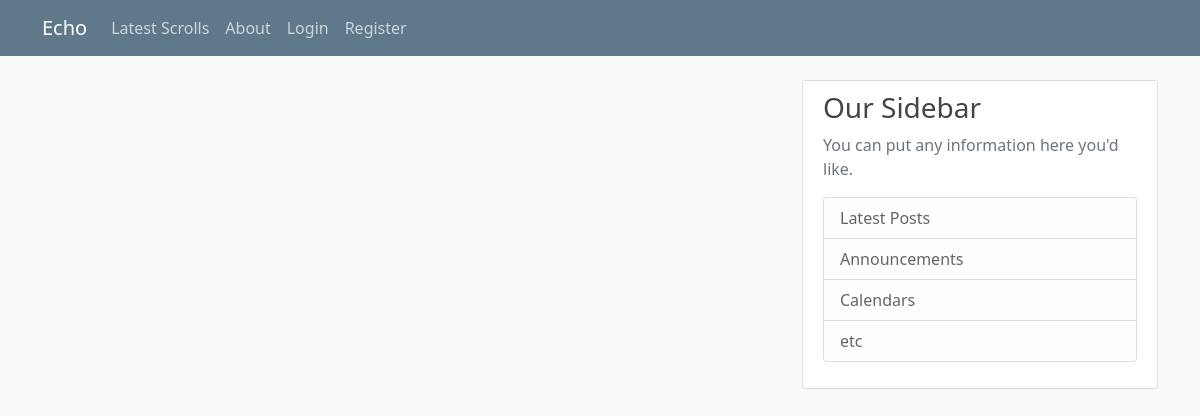
Page /home on the earlier database version.
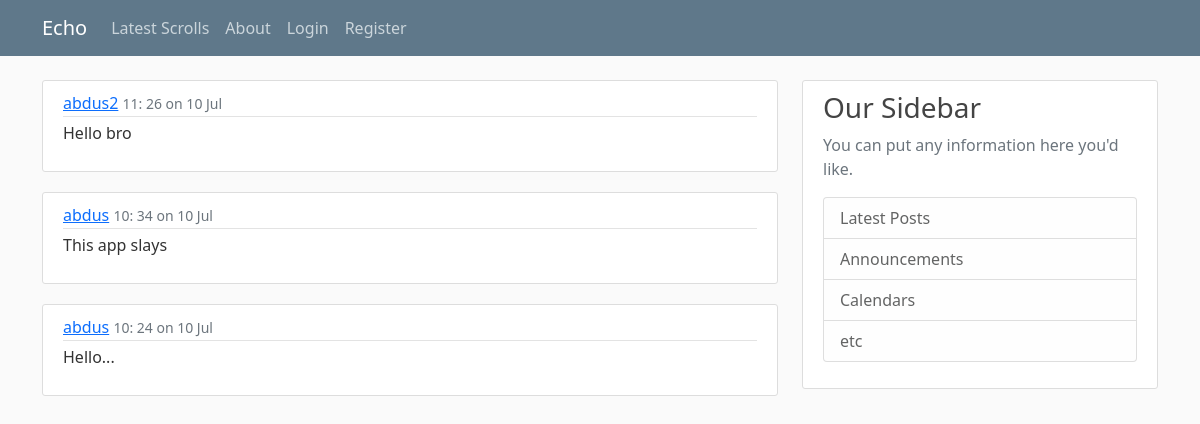
Same page on the later database version.
### echoapp/models.py (models this page shows, shortened)
class Post(db.Model):
    id = db.Column(db.Integer, primary_key=True)
    content = db.Column(db.Text, nullable=False)
    date_posted = db.Column(db.DateTime, nullable=False, default=datetime.utcnow)
    user_id = db.Column(db.Integer, db.ForeignKey('user.id'), nullable=False)

class User(db.Model, UserMixin):
    id = db.Column(db.Integer, primary_key=True)
    username = db.Column(db.String(20), unique=True, nullable=False)
    image_file = db.Column(db.String(20), nullable=False, default='default.jpg')
    password = db.Column(db.String(60), nullable=False)
    posts = db.relationship('Post', backref='author', lazy=True)

### echoapp/routes.py (the view)
@app.route('/')
@app.route('/home')
def home():
    posts = Post.query.order_by(desc(Post.date_posted)).all()
    return render_template('index.html', posts=posts, title="Scroll Latest")

### echoapp/templates/index.html
{% extends "layout.html" %}
{% block content %}
    {% for post in posts: %}
            <article class="media content-section">
                    <div class="media-body">
                    <div class="article-metadata">
                        <a class="mr-2" href="#">{{ post.author.username }}</a>
                        <small class="text-muted">{{ post.date_posted.strftime('%H: %M on %d %b') }}</small>
                    </div>
                    </div>
                    <p class="article-content">{{ post.content }}</p>
            </article>
    {% endfor %}
{% endblock content %}

### echoapp/templates/layout.html (shortened to what this page needs)
<!DOCTYPE html>
<html lang="en">
<head>
    <link href="https://cdn.jsdelivr.net/npm/bootstrap@5.0.2/dist/css/bootstrap.min.css" rel="stylesheet">
    <link rel="stylesheet" href="{{ url_for('static', filename='style.css') }}">
</head>
<body>
    <header class="site-header">
        <nav class="navbar navbar-expand-md navbar-dark bg-steel fixed-top">
            <div class="container">
            <a class="navbar-brand mr-4" href="/">Echo</a>
            <div class="collapse navbar-collapse" id="navbarToggle">
            <div class="navbar-nav mr-auto">
            <a class="nav-item nav-link" href="{{ url_for('home') }}">Latest Scrolls</a>
            <a class="nav-item nav-link" href="{{ url_for('about') }}">About</a>
            </div>
            <div class="navbar-nav">
            {% if current_user.is_authenticated %}
            <a class="nav-item nav-link" href="{{ url_for('new_echo') }}">New Echo</a>
            <a class="nav-item nav-link" href="{{ url_for('account') }}">Account</a>
            <a class="nav-item nav-link" href="{{ url_for('logout') }}">Logout</a>
            {% else %}
            <a class="nav-item nav-link" href="{{ url_for('login') }}">Login</a>
            <a class="nav-item nav-link" href="{{ url_for('register') }}">Register</a>
            {% endif %}
            </div>
        </div>
        </div>
    </nav>
    </header>
    <main role="main" class="container">
        <div class="row">
        <div class="col-md-8">
        {% block content %}{% endblock %}
            </div>
            <div class="col-md-4">
            <div class="content-section">
                <h3>Our Sidebar</h3>
                <p class='text-muted'>You can put any information here you'd like.
                <ul class="list-group">
                    <li class="list-group-item list-group-item-light">Latest Posts</li>
                    <li class="list-group-item list-group-item-light">Announcements</li>
                    <li class="list-group-item list-group-item-light">Calendars</li>
                    <li class="list-group-item list-group-item-light">etc</li>
                </ul>
                </p>
            </div>
            </div>
        </div>
    </main>
</body>
</html>

### echoapp/static/style.css (style rules this page uses)
body { background: #fafafa; color: #333333; margin-top: 5rem; }
h1, h2, h3, h4, h5, h6 { color: #444444; }
.bg-steel { background-color: #5f788a; }
.site-header .navbar-nav .nav-link { color: #cbd5db; }
.content-section { background: #ffffff; padding: 10px 20px; border: 1px solid #dddddd; border-radius: 3px; margin-bottom: 20px; }
.article-content { white-space: pre-line; }
.article-metadata { padding-bottom: 1px; margin-bottom: 4px; border-bottom: 1px solid #e3e3e3 }

Differences in the rows shown:
added Post: author.username "abdus2", date_posted "11: 26 on 10 Jul", content "Hello bro"
added Post: author.username "abdus", date_posted "10: 34 on 10 Jul", content "This app slays"
added Post: author.username "abdus", date_posted "10: 24 on 10 Jul", content "Hello..."
